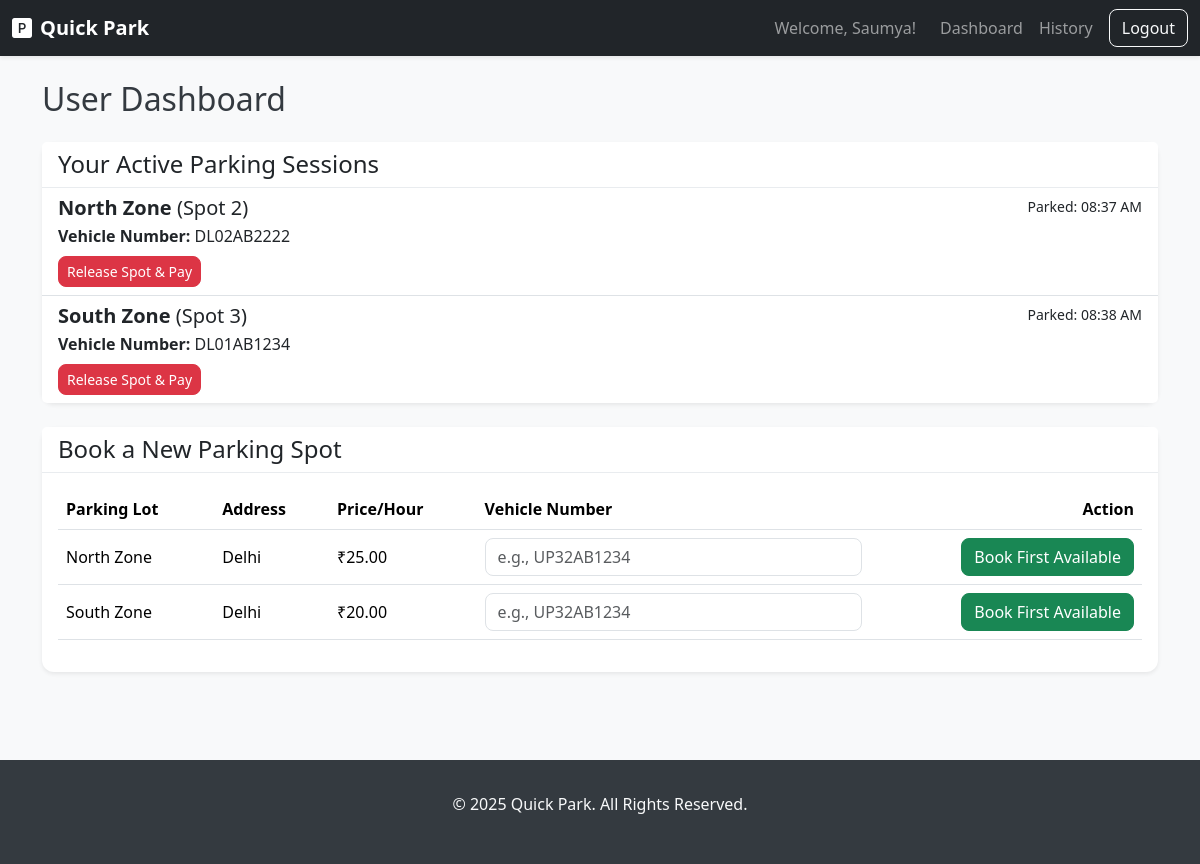
The page /user/dashboard (signed in) on the database its author committed.
### models.py (models this page shows, shortened)
class Booking(db.Model):
    __tablename__ = 'booking'
    id = db.Column(db.Integer, primary_key=True)
    user_id = db.Column(db.Integer, db.ForeignKey('user.id'), nullable=False)
    spot_id = db.Column(db.Integer, db.ForeignKey('parking_spot.id'), nullable=False)
    vehicle_number = db.Column(db.String(20), nullable=False)
    entry_time = db.Column(db.DateTime, nullable=False, default=datetime.utcnow)
    exit_time = db.Column(db.DateTime, nullable=True)
    cost = db.Column(db.Float, nullable=True)
    spot = db.relationship('ParkingSpot', backref='bookings', lazy=True)

class ParkingLot(db.Model):
    __tablename__ = 'parking_lot'
    id = db.Column(db.Integer, primary_key=True)
    name = db.Column(db.String(100), unique=True, nullable=False)
    address = db.Column(db.String(200), nullable=False)
    pin_code = db.Column(db.String(10), nullable=False)
    price_per_hour_4_wheeler = db.Column(db.Float, nullable=False)
    capacity_4_wheeler = db.Column(db.Integer, nullable=False)
    spots = db.relationship('ParkingSpot', backref='lot', lazy=True, cascade="all, delete-orphan")

class ParkingSpot(db.Model):
    __tablename__ = 'parking_spot'
    id = db.Column(db.Integer, primary_key=True)
    lot_id = db.Column(db.Integer, db.ForeignKey('parking_lot.id'), nullable=False)
    spot_number = db.Column(db.Integer, nullable=False)
    vehicle_type = db.Column(db.String(5), nullable=False)
    status = db.Column(db.Boolean, nullable=False, default=True)

### app.py (the view)
@app.route('/user/dashboard')
def user_dashboard():
    if session.get('role') != 'user':
        flash('You must be logged in as a user to access this page.', 'danger')
        return redirect(url_for('login'))
    user_id = session['user_id']
    active_bookings = Booking.query.filter_by(user_id=user_id, exit_time=None).all()
    subquery = db.session.query(ParkingSpot.lot_id).filter_by(status=True).distinct()
    available_lots = ParkingLot.query.filter(ParkingLot.id.in_(subquery)).all()
    return render_template('user/dashboard.html', active_bookings=active_bookings, lots=available_lots)

### templates/user/dashboard.html (shortened to what this page needs)
{% extends 'base.html' %}
{% block content %}
<h1 class="h2 mb-4">User Dashboard</h1>
{% if active_bookings %}
<div class="card shadow-sm mb-4">
    <div class="card-header">
        <h4 class="mb-0">Your Active Parking Sessions</h4>
    </div>
    <div class="list-group list-group-flush">
        {% for booking in active_bookings %}
        <div class="list-group-item">
            <div class="d-flex w-100 justify-content-between">
                <h5 class="mb-1"><strong>{{ booking.spot.lot.name }}</strong> (Spot {{ booking.spot.spot_number }})</h5>
                <small>Parked: {{ booking.entry_time.strftime('%I:%M %p') }}</small>
            </div>
            <p class="mb-1">
                <strong>Vehicle Number:</strong> {{ booking.vehicle_number }}
            </p>
            <form method="POST" action="{{ url_for('release_spot', booking_id=booking.id) }}" class="mt-2">
                <button type="submit" class="btn btn-sm btn-danger">Release Spot & Pay</button>
            </form>
        </div>
        {% endfor %}
    </div>
</div>
{% endif %}
<div class="card shadow-sm mb-4">
    <div class="card-header">
        <h4 class="mb-0">Book a New Parking Spot</h4>
    </div>
    <div class="card-body">
        {% if lots %}
        <div class="table-responsive">
            <table class="table table-hover align-middle">
                <thead>
                    <tr>
                        <th>Parking Lot</th>
                        <th>Address</th>
                        <th>Price/Hour</th>
                        <th>Vehicle Number</th>
                        <th class="text-end">Action</th>
                    </tr>
                </thead>
                <tbody>
                    {% for lot in lots %}
                    <tr>
                        <td>{{ lot.name }}</td>
                        <td>{{ lot.address }}</td>
                        <td>₹{{ "%.2f"|format(lot.price_per_hour_4_wheeler) }}</td>
                        <form method="POST" action="{{ url_for('book_spot', lot_id=lot.id) }}">
                            <td style="min-width: 200px;">
                                <input type="text" name="vehicle_number" class="form-control"
                                       placeholder="e.g., UP32AB1234" required
                                       pattern="^[A-Z]{2}[ -][0-9]{1,2}(?: [A-Z])?(?: [A-Z]*)? [0-9]{4}$"
                                       title="Please enter a valid Indian vehicle number format (e.g., DL 01 C 1234 or UP32AB1234)">
                            </td>
                            <td class="text-end">
                                <button type="submit" class="btn btn-success">Book First Available</button>
                            </td>
                        </form>
                    </tr>
                    {% endfor %}
                </tbody>
            </table>
        </div>
        {% else %}
        <p class="text-center text-muted">Sorry, no parking lots with available spots right now.</p>
        {% endif %}
    </div>
</div>
{% endblock %}

### static/css/style.css (style rules this page uses)
body { font-family: 'Segoe UI', Tahoma, Geneva, Verdana, sans-serif; background-color: #f8f9fa; color: #343a40; }
.btn { border-radius: 0.5rem; font-weight: 500; transition: all 0.2s ease-in-out; }
.card { border: none; border-radius: 0.75rem; box-shadow: 0 4px 12px rgba(0, 0, 0, 0.08); transition: all 0.3s ease; }
.card-header { background-color: #ffffff; border-bottom: 1px solid #e9ecef; font-weight: 600; }
.form-control { border-radius: 0.5rem; }

### rows shown on the page
Booking: spot.lot.name "North Zone", spot.spot_number "2", entry_time "08:37 AM", vehicle_number "DL02AB2222"
Booking: spot.lot.name "South Zone", spot.spot_number "3", entry_time "08:38 AM", vehicle_number "DL01AB1234"
ParkingLot: name "North Zone", address "Delhi", price_per_hour_4_wheeler "25.00"
ParkingLot: name "South Zone", address "Delhi", price_per_hour_4_wheeler "20.00"

### other values the page prints
{{ session.username }} "Saumya"
